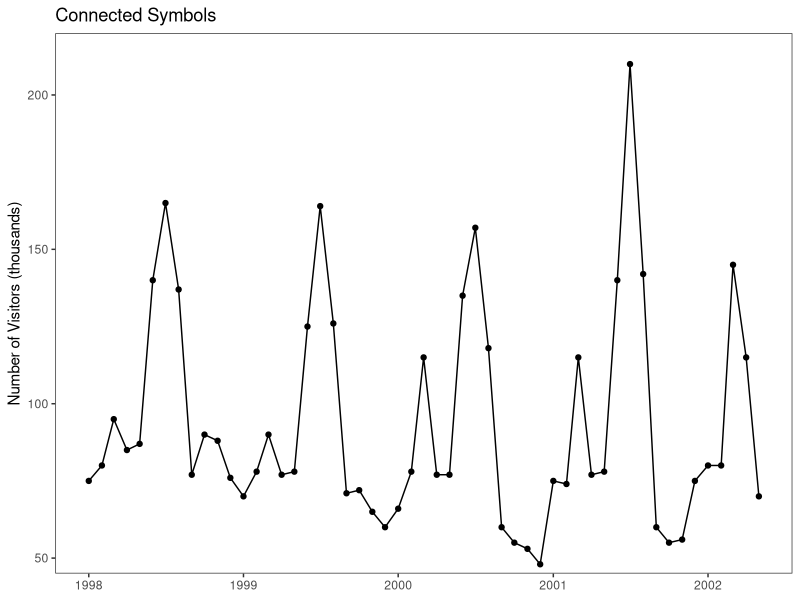
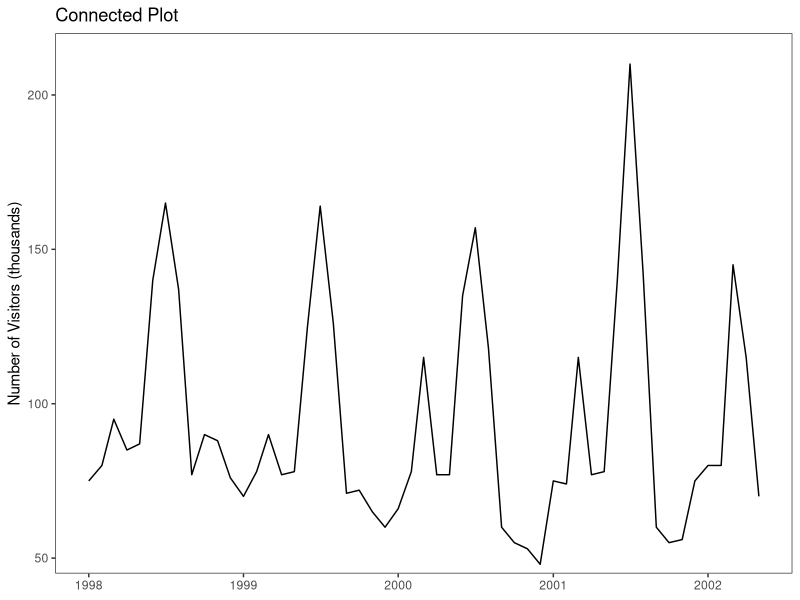
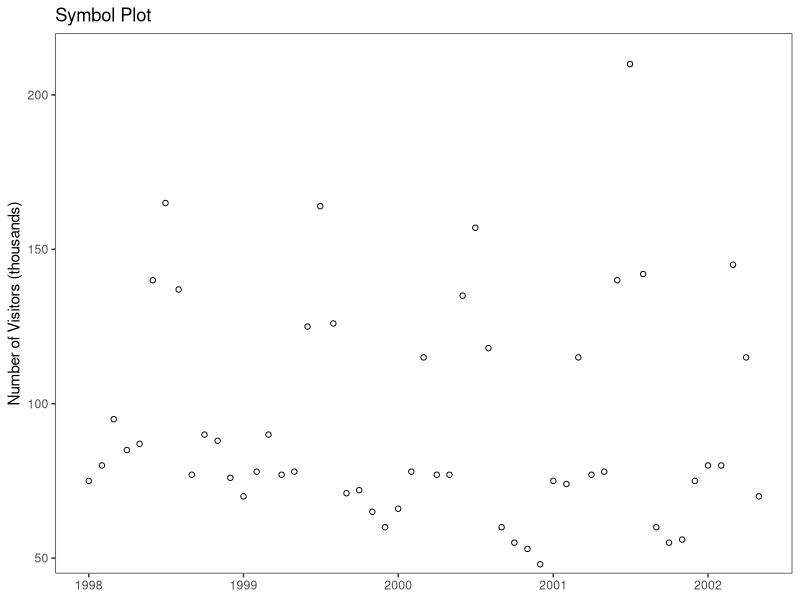
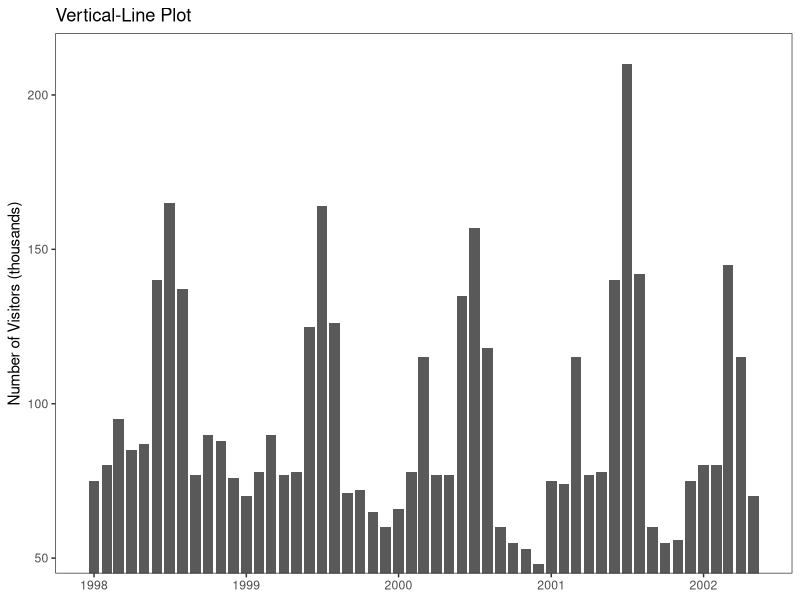

These figures' R source, in order: (Note: this script raises an error after producing the figures.)
library(ggplot2)
library(gridExtra)

this_base <- "fig04-17_visitors-at-st-louis-science-center"

my_data <- data.frame(
  year = seq(as.Date("1998-01-01"), as.Date("2002-05-01"), by = "month"),
  visitors = c(75, 80, 95, 85, 87, 140, 165, 137, 77, 90, 88, 
               76, 70, 78, 90, 77, 78, 125, 164, 126, 71, 72, 
               65, 60, 66, 78, 115, 77, 77, 135, 157, 118, 60, 
               55, 53, 48, 75, 74, 115, 77, 78, 140, 210, 142, 
               60, 55, 56, 75, 80, 80, 145, 115, 70))

p1 <- ggplot(my_data, aes(x = year, y = visitors)) +
  geom_line() +
  geom_point() +
  scale_y_continuous(breaks = seq(50, 200, 50), limits = c(0, 220),
                     expand = c(0, 0)) +
  coord_cartesian(ylim = c(45, 220)) +
  labs(x = NULL, y = "Number of Visitors (thousands)") +
  ggtitle("Connected Symbols") +
  theme_bw() +
  theme(panel.grid.major = element_blank(),
        panel.grid.minor = element_blank())

p1

p2 <- ggplot(my_data, aes(x = year, y = visitors)) +
  geom_line() +
  scale_y_continuous(breaks = seq(50, 200, 50), limits = c(0, 220),
                     expand = c(0, 0)) +
  coord_cartesian(ylim = c(45, 220)) +
  labs(x = NULL, y = "Number of Visitors (thousands)") +
  ggtitle("Connected Plot") +
  theme_bw() +
  theme(panel.grid.major = element_blank(),
        panel.grid.minor = element_blank())

p2

p3 <- ggplot(my_data, aes(x = year, y = visitors)) +
  geom_point(shape = 1) +
  scale_y_continuous(breaks = seq(50, 200, 50), limits = c(0, 220),
                     expand = c(0, 0)) +
  coord_cartesian(ylim = c(45, 220)) +
  labs(x = NULL, y = "Number of Visitors (thousands)") +
  ggtitle("Symbol Plot") +
  theme_bw() +
  theme(panel.grid.major = element_blank(),
        panel.grid.minor = element_blank())

p3

p4 <- ggplot(my_data, aes(x = year, y = visitors)) +
  geom_bar(stat = "identity") +
  scale_y_continuous(breaks = seq(50, 200, 50), limits = c(0, 220),
                     expand = c(0, 0)) +
  coord_cartesian(ylim = c(45, 220)) +
  labs(x = NULL, y = "Number of Visitors (thousands)") +
  ggtitle("Vertical-Line Plot") +
  theme_bw() +
  theme(panel.grid.major = element_blank(),
        panel.grid.minor = element_blank())

p4

# arrange plots together 
p5 <- arrangeGrob( p1, p2, p3, p4, nrow = 2, 
                   main = textGrob(
                     "Fig 4.17 Visitors at St. Louis Science Center",
                     just = "top", vjust = 0.75, gp = gpar(fontface = "bold")))

p5

ggsave(paste0(this_base, ".png"), p5, width = 6, height = 6)

## note: my_data is estimated
